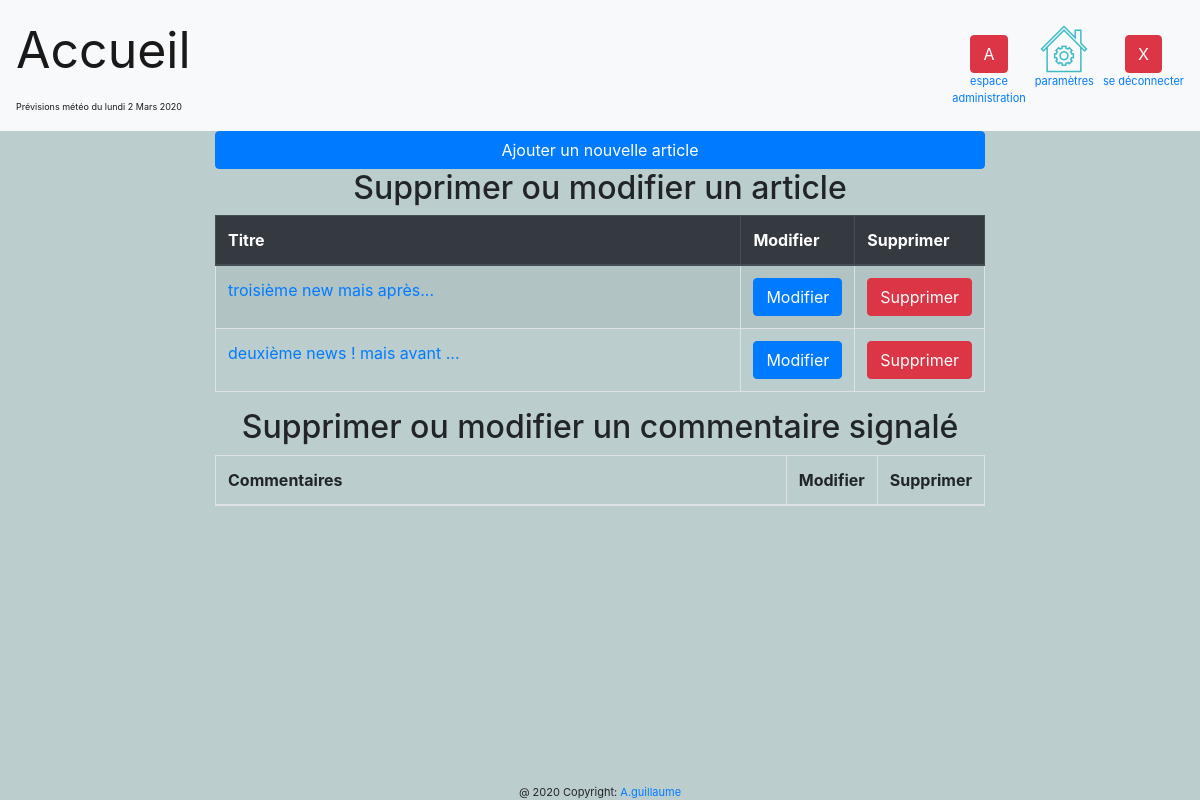
Before: /old/index.php?action=admin (signed in) with the older database file.
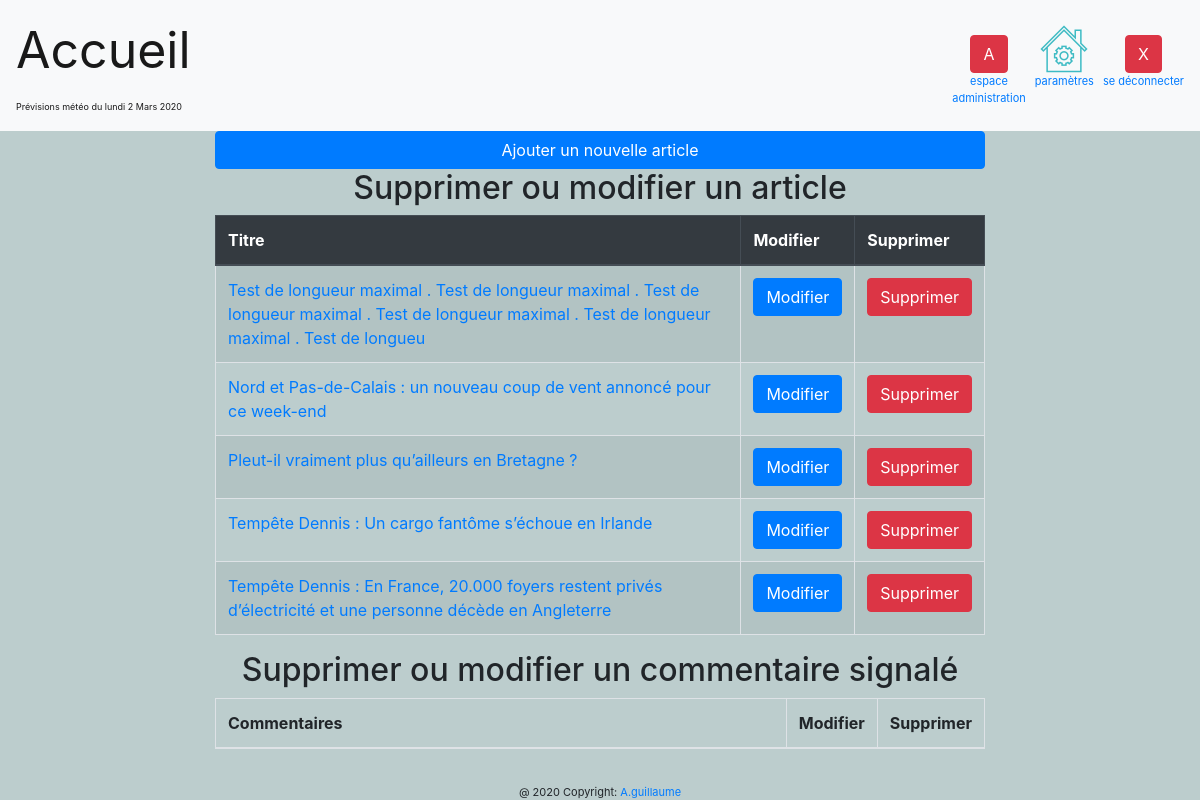
After: the same page with the newer database file.
### tables this page shows
CREATE TABLE IF NOT EXISTS `news` (
  `id` int(11) NOT NULL AUTO_INCREMENT,
  `title_news` varchar(255) NOT NULL,
  `content_news` text NOT NULL,
  `creation_date_news` datetime NOT NULL,
  `img_url` varchar(255) DEFAULT NULL,
  `abstract_news` varchar(255) NOT NULL,
  PRIMARY KEY (`id`)
);

### old/controller/controller.php (called while the page is built, shortened)
<?php
function admin(){
	$posts=listPosts();
	require('view/frontend/nav.php');
	require('view/backend/admin.php');
	require('view/frontend/template.php');
}

### old/controller/postController.php (called while the page is built, shortened)
<?php
require_once dirname(__DIR__) . DIRECTORY_SEPARATOR . 'model' . DIRECTORY_SEPARATOR . 'PostManager.php';
function listPosts(){
    $postManager = new \Adrien\Meteo\Model\PostManager();
    $posts = $postManager->getPosts();
    return $posts;
}

### old/model/Manager.php (called while the page is built, shortened)
<?php
class Manager
{
	protected $db;
	public function __construct(){
		if(!$this->db) {
			$this->db =  new \PDO('mysql:host=localhost;dbname=meteo;charset=utf8', 'root', '');
		}
	}
}

### old/model/PostManager.php (called while the page is built, shortened)
<?php
require_once dirname(__DIR__) . DIRECTORY_SEPARATOR . 'model' . DIRECTORY_SEPARATOR . 'Manager.php';
class PostManager extends Manager
{
	public function getPosts(){
		$posts = $this->db->query('SELECT id, title_news, content_news, DATE_FORMAT(creation_date_news, \'%d/%m/%Y à %Hh%i\') AS creation_date_news_fr ,img_url,abstract_news FROM news ORDER BY creation_date_news DESC');
		return $posts;
	}
}

### old/view/backend/admin.php (the view, shortened to what this page needs)
<div class="adminContent">
  <div class="offset-md-2 col-md-8">
    <a href="index.php?action=adminPost" class="btn btn-primary btn-block">Ajouter un nouvelle article</a>
  </div>
  <h2 class="center">Supprimer ou modifier un article</h2>
  <div class="offset-md-2 col-md-8 table-responsive">
    <table class="table table-bordered table-striped table-hover">
      <thead class="articleTable thead-dark">
        <tr>
          <th class="col-sm-10">Titre</th>
          <th class="col-sm-1">Modifier</th>
          <th class="col-sm-1">Supprimer</th>
        </tr>
      </thead>
      <tbody class="articleTable">
        <?php while ($data = $posts->fetch()){ ?>
        <tr>
          <td>
            <a href="index.php?action=adminPost&id=<?= $data['id']; ?>"><?= htmlspecialchars($data['title_news']); ?></a>
          </td>
          <td class="center"><a href="index.php?action=adminPost&id=<?= $data['id']; ?>" class="btn btn-primary">Modifier</a></td>
          <td class="center"><a href="index.php?action=deletePost&id=<?= $data['id']; ?>" class="btn btn-danger">Supprimer</a></td>
        </tr>
        <?php } $posts->closeCursor(); ?>
      </tbody>
    </table>
  </div>
  <h2 class="center">Supprimer ou modifier un commentaire signalé</h2>
  <div class="offset-md-2 col-md-8 table-responsive">
    <table class="table table-bordered table-striped">
      <thead class="commentSignaledTable">
        <tr>
          <th class="col-sm-10">Commentaires</th>
          <th class="col-sm-1">Modifier</th>
          <th class="col-sm-1">Supprimer</th>
        </tr>
      </thead>
    </table>
  </div>
</div>

Changed rows visible on the page:
removed news: title_news "troisième new mais après..."
removed news: title_news "deuxième news ! mais avant ..."
added news: title_news "Test de longueur maximal . Test de longueur maximal . Test de longueur maximal . Test de longueur maximal . Test de longueur maximal . Test de longueu"
added news: title_news "Nord et Pas-de-Calais : un nouveau coup de vent annoncé pour ce week-end"
added news: title_news "Pleut-il vraiment plus qu’ailleurs en Bretagne ?"
added news: title_news "Tempête Dennis : Un cargo fantôme s’échoue en Irlande"
added news: title_news "Tempête Dennis : En France, 20.000 foyers restent privés d’électricité et une personne décède en Angleterre"
